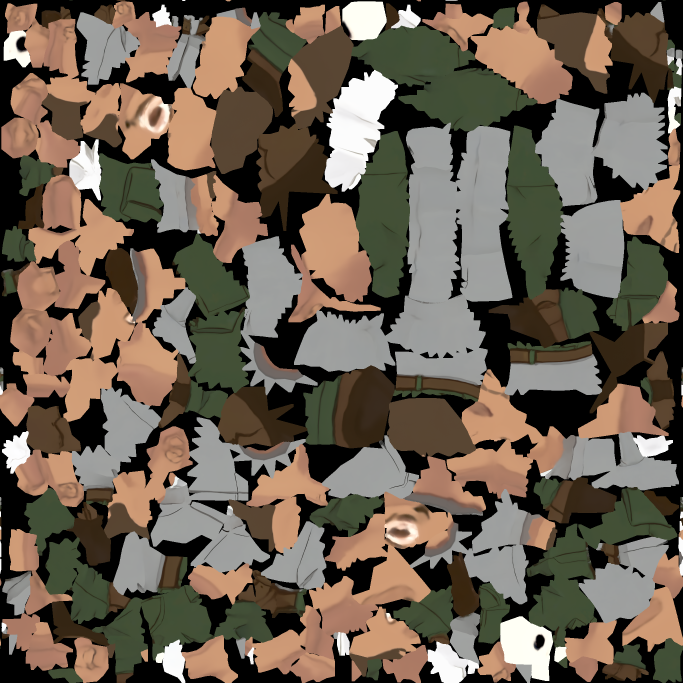
#> input picture assets/models/people/bruno_Image_0.png, 2048 x 2048 px, given in place of bruno_Image_0.png.png, which was not available (shown at 1/3 size)
$ python mend_mask.py ../../assets/models/people/bruno_Image_0.png
#> lines starting #> are read from the running program, lines starting #| are printed output that depends on the picture
#!/usr/bin/env python3
"""Mend the mask of a hero head where tools/hero_masks.py left parts unmarked (0.73.2).

  godot --headless --path . res://tests/tri_dump.tscn -- --model=<m> --out=/tmp/masktool/tris/<m>.json
  python3 tools/dev/mend_mask.py <m> [--face] [--dry]

Every texel is given the place on the body of the triangle it belongs to (from tri_dump), then:
  - irises: unmarked texels (id 0) next to an eye, with a clear color (not the white of the eye,
    not a lash) become eyes (220), so the picked eye color takes all of the iris;
  - hair: unmarked texels on the head (mask G = 255) above the eyes or behind them, away from the
    eyes, become hair (80): stray strands and eyebrows that kept the model's own grey;
  - --face (generated heads whose face texture is a patchwork, like Pixie Cut): the front of the
    face below the brows is all skin, and its texels far from a skin color are painted the face's
    own skin color in the texture (the shading comes from the light, the features from the eyes).
Then: godot --headless --path . --import (in the repo).
"""
import json
import os
import sys

import numpy as np
from PIL import Image, ImageDraw

PEOPLE = "assets/models/people/"
m = sys.argv[1]
face = "--face" in sys.argv
flat = "--flat" in sys.argv
only_mouth = "--only-mouth" in sys.argv
dry = "--dry" in sys.argv

mask_img = Image.open(PEOPLE + "masks/%s.png" % m).convert("RGB")
#> mask_img is the input picture: PIL image 2048x2048 RGB; mean R, G, B 109.5, 96.4, 81.8
mk = np.array(mask_img)
ids = mk[..., 0].astype(int)
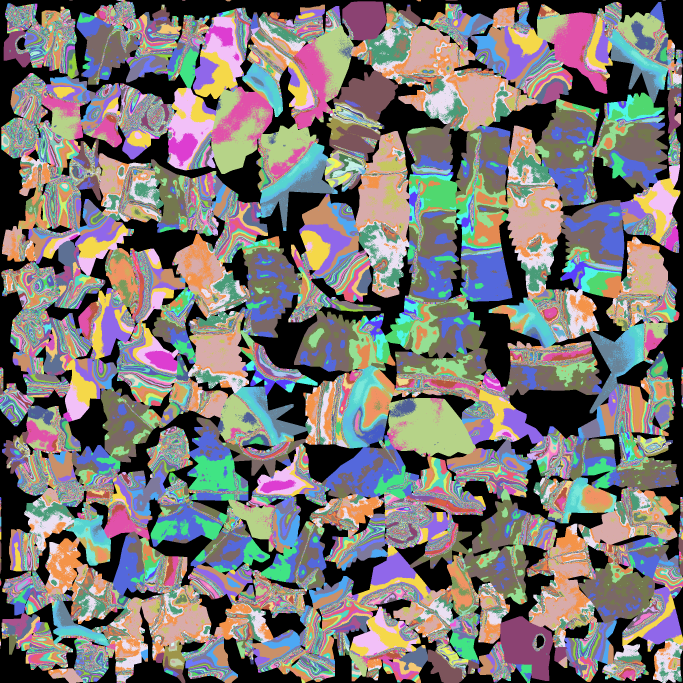
#> ids: shape (2048, 2048) int64 (shown at 1/3 size); 256 distinct labels, from 0 to 255; one colour per label, 0 black
G = mk[..., 1].astype(int)
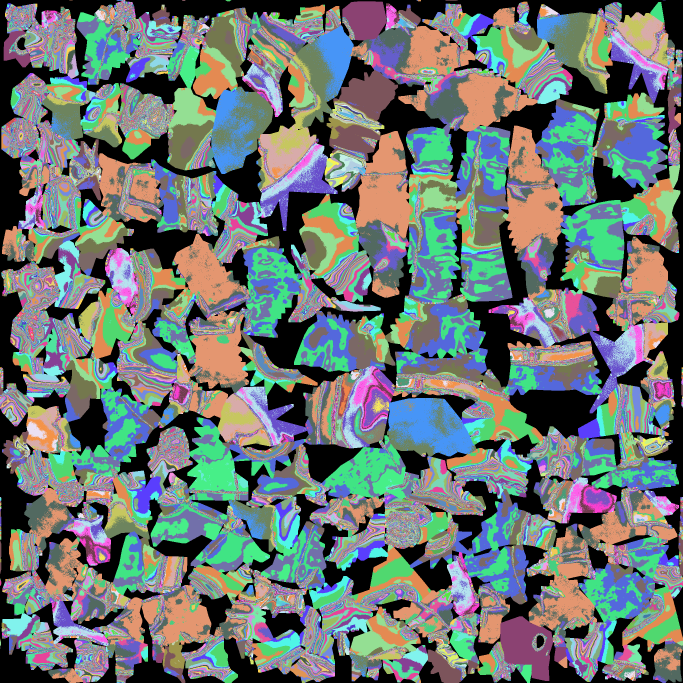
#> G: shape (2048, 2048) int64 (shown at 1/3 size); 256 distinct labels, from 0 to 255; one colour per label, 0 black
H, W = ids.shape
#> H = 2048; W = 2048
import glob
_tp = PEOPLE + "%s_Image_0.png" % m
if not os.path.exists(_tp):
    _c = [f for f in glob.glob(PEOPLE + m + "_*.png")]
    _tp = _c[0] if _c else _tp
tex_img = Image.open(_tp).convert("RGB")
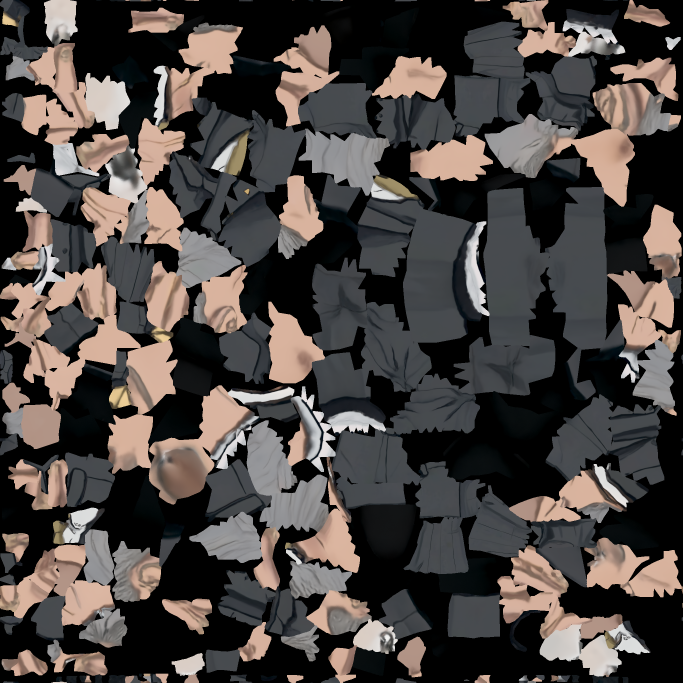
#> input picture assets/models/people/crane_Image_0.png, 2048 x 2048 px, given in place of bruno_Image_0.png_Image_0.png, which was not available (shown at 1/3 size)
#> tex_img is the input picture: PIL image 2048x2048 RGB; mean R, G, B 75.7, 69.6, 66.8
if tex_img.size != (W, H):
    tex_img = tex_img.resize((W, H), Image.LANCZOS)
tex = np.asarray(tex_img).astype(float) / 255.0

#> (the run stopped early here; a loop or call above may not have finished)
